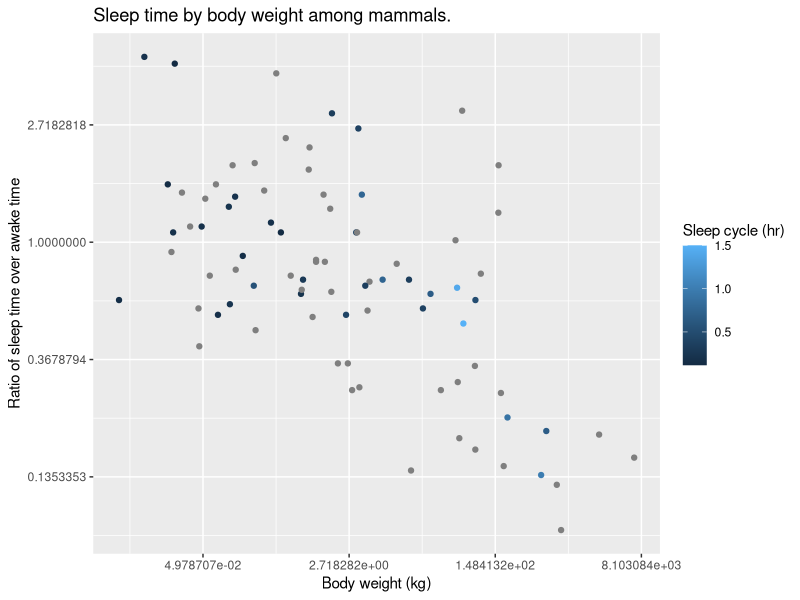
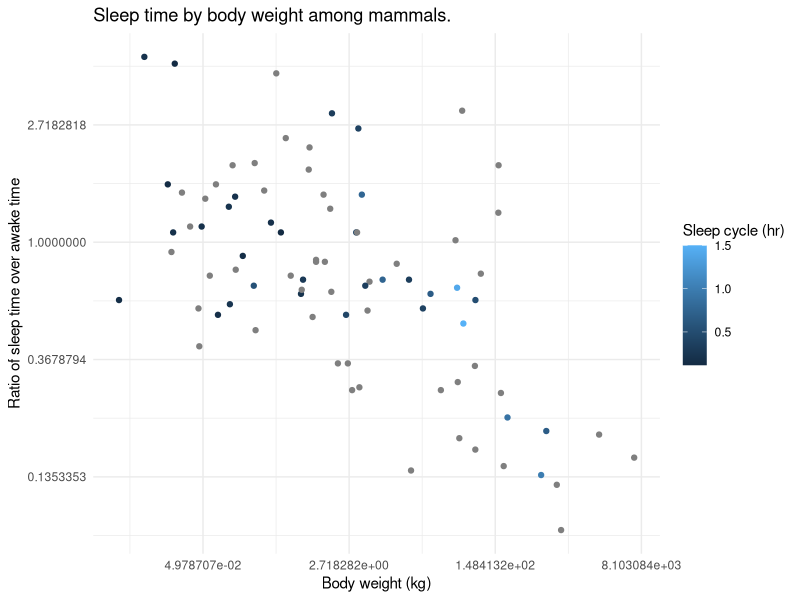
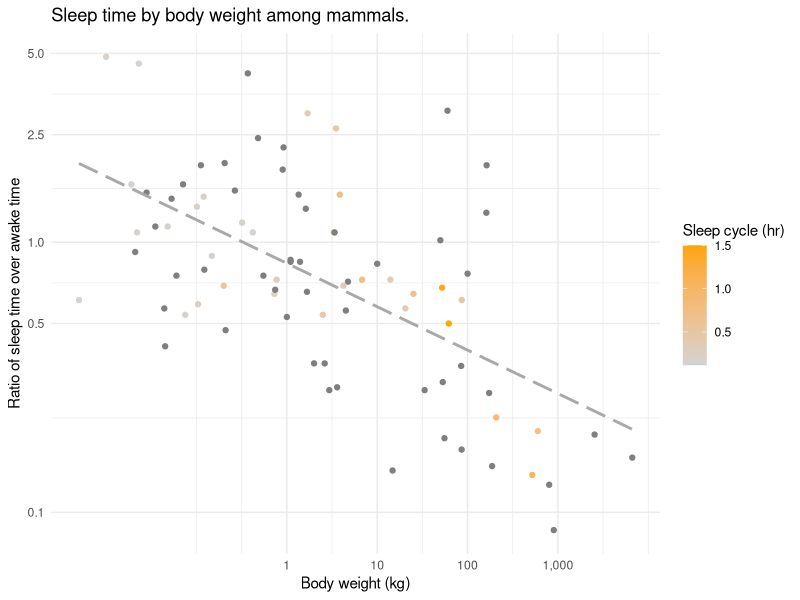
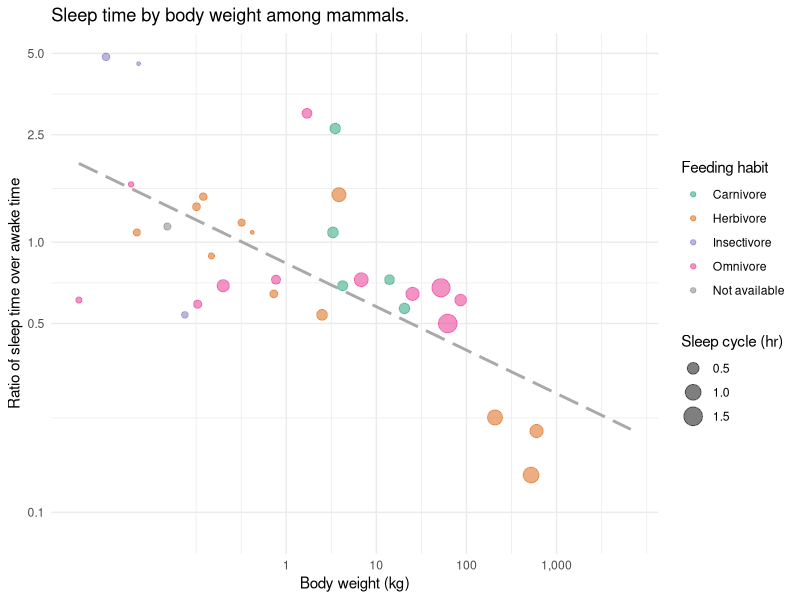
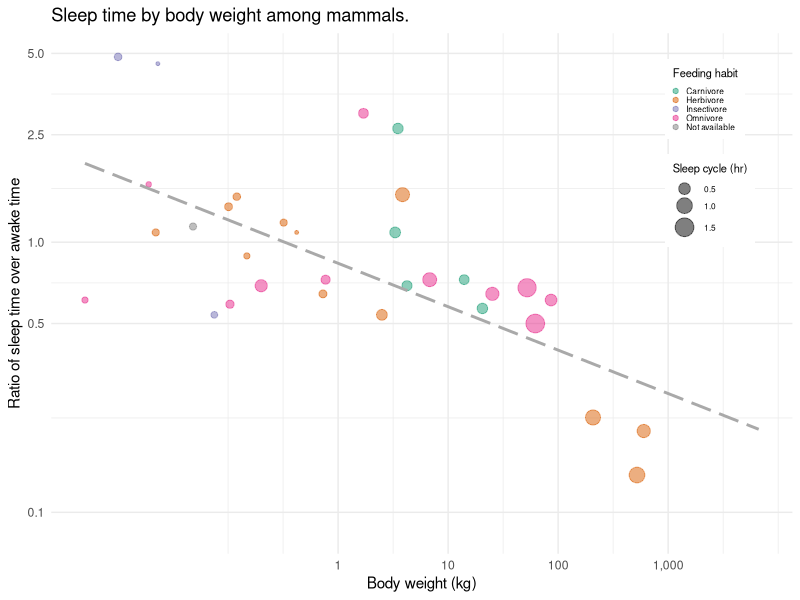
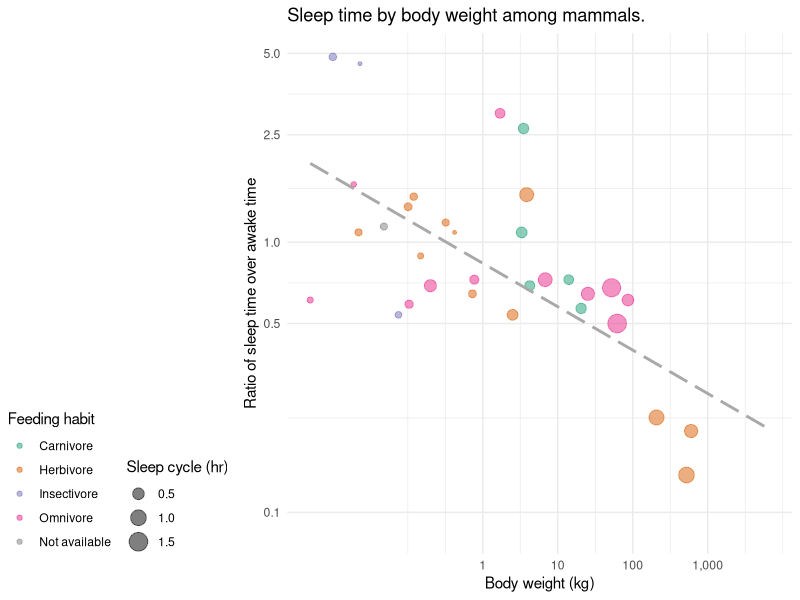
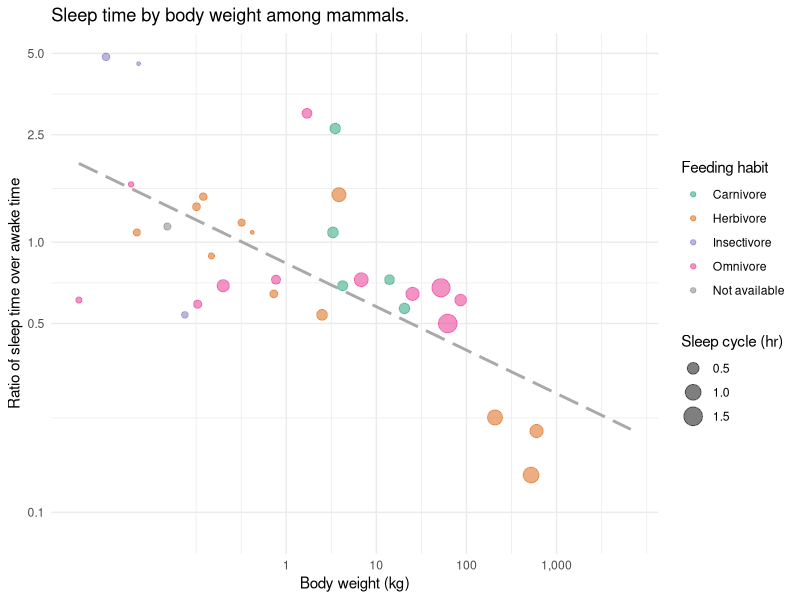
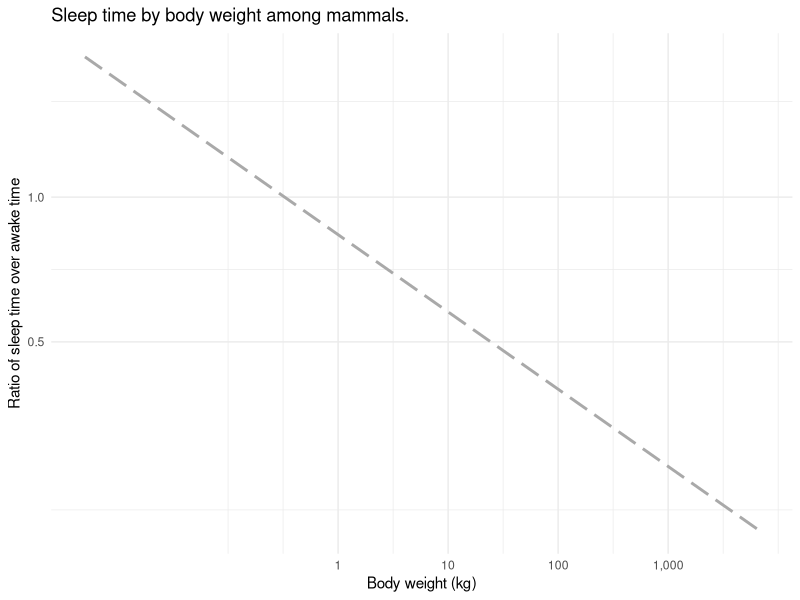

R code for these plots, in order:
## ---- chunk 1
knitr::opts_chunk$set(echo = TRUE)
library(tidyverse)
packages <- c("patchwork", "ggrepel", "ggtext")
# install missing packages
for (p in packages) {
  if (!require(p, character.only = TRUE)) {
    install.packages(p)
    library(p, character.only = TRUE)
  }
}
## ---- chunk 2
# start by getting the subset of data you wish to focus on
human <- starwars |>
  filter(species == "Human") |>
  select(name, skin_color, hair_color, gender)
# films and starships are nested columns and requires "unnest"ing
film_and_ships <- starwars |>
  select(name, films, starships) |>
  unnest(films, keep_empty = TRUE) |>
  unnest(starships, keep_empty = TRUE)
film_year <- data.frame(
  films = film_and_ships |> distinct(films),
  year = c(1980, 2005, 1983, 1977, 2015, 2002, 1999)
)
starwars_ex <- human |>
  left_join(film_and_ships, by = "name") |>
  left_join(film_year, by = "films") |>
  mutate(
    skin_color = fct_relevel(
      skin_color, c("pale", "light", "white", "fair", "tan", "dark"))
  )
glimpse(starwars_ex)
## ---- chunk 3

## ---- chunk 4

## ---- chunk 5

# save the resulting plot; adjust the dimensions as needed
# ggsave("starwars_ex.png") 
## ---- chunk 6
?msleep # metadata available on the help page (part of ggplot2 package)
glimpse(msleep) # see the data
## ---- chunk 7
# basic plot on slide 3
p_base <- ggplot(msleep, aes(bodywt, sleep_total / awake)) +
	geom_point(aes(colour = sleep_cycle)) +
	scale_x_continuous(trans = "log") +
	scale_y_continuous(trans = "log") +
	labs(
		title = "Sleep time by body weight among mammals.",
		colour = "Sleep cycle (hr)",
		y = "Ratio of sleep time over awake time",
		x = "Body weight (kg)"
	)
p_base
## ---- chunk 8
# practice (slide 11)
p_base +
  theme_minimal()
# add the remaining layers to the basic plot!
## ---- chunk 9
p_orange <- ggplot(msleep, aes(bodywt, sleep_total / awake)) +
  geom_point(aes(colour = sleep_cycle)) +
  labs(
    title = "Sleep time by body weight among mammals.",
    colour = "Sleep cycle (hr)",
    y = "Ratio of sleep time over awake time",
    x = "Body weight (kg)"
  ) +
  scale_x_continuous(
    trans = "log", 
    breaks = c(1, 10, 100, 1000),
    labels = scales::label_number(big.mark = ",")
  ) +
  scale_y_continuous(
    trans = "log",
    breaks = c(0.1, 0.5, 1, 2.5, 5)
  ) +
  geom_smooth(
    method = "lm", 
    formula = y ~ x,
    se = FALSE, 
    linetype = "longdash", 
    colour = "darkgrey"
  ) +
  scale_colour_gradient(low = "lightgrey", high = "orange") +
  theme_minimal()
p_orange
## ---- chunk 10
# practice (slide 14 & 15)

## ---- chunk 11
# practice (slide 17)
p_missing <- ggplot(
  msleep,
  aes(bodywt, sleep_total / awake, colour = vore)
  ) +
  scale_x_continuous(
    trans = "log", 
    breaks = c(1, 10, 100, 1000),
    labels = scales::label_number(big.mark = ",")
  ) +
  scale_y_continuous(
    trans = "log",
    breaks = c(0.1, 0.5, 1, 2.5, 5)
  ) +
  labs(
    title = "Sleep time by body weight among mammals.",
    size = "Sleep cycle (hr)",
    colour = "Feeding habit",
    y = "Ratio of sleep time over awake time",
    x = "Body weight (kg)"
  ) +
   geom_smooth(
    method = "lm", 
    formula = y ~ x,
    se = FALSE, 
    linetype = "longdash", 
    colour = "darkgrey"
  ) +
  scale_colour_brewer(
    palette = "Dark2", 
    labels = c("Carnivore", "Herbivore", "Insectivore", 
               "Omnivore", "Not available"),
    na.value = "grey50"
  ) +
  theme_minimal()
## ---- chunk 12
p_full <- ggplot(msleep, aes(bodywt, sleep_total / awake, colour = vore)) +
  geom_point(aes(size = sleep_cycle), alpha = 0.5) +
  scale_x_continuous(
    trans = "log", 
    breaks = c(1, 10, 100, 1000),
    labels = scales::label_number(big.mark = ",")
  ) +
  scale_y_continuous(
    trans = "log",
    breaks = c(0.1, 0.5, 1, 2.5, 5)
  ) +
  labs(
    title = "Sleep time by body weight among mammals.",
    size = "Sleep cycle (hr)",
    colour = "Feeding habit",
    y = "Ratio of sleep time over awake time",
    x = "Body weight (kg)"
  ) +
  geom_smooth(
    method = "lm", 
    formula = y ~ x,
    se = FALSE, 
    linetype = "longdash", 
    colour = "darkgrey"
  ) +
  scale_colour_brewer(
    palette = "Dark2", 
    labels = c("Carnivore", "Herbivore", "Insectivore", 
               "Omnivore", "Not available"),
    na.value = "grey50"
  ) +
  theme_minimal()
p_full
## ---- chunk 13
# slide 22
p_full +
  theme(
    legend.background = element_rect(fill = "white", colour = NA),
    legend.position = c(.95, .95),
    legend.justification = c(1, 1),
    legend.title = element_text(size = 8),
    legend.text = element_text(size = 6),
    legend.key.size = unit(3, "pt")
  )
## ---- chunk 14
# slide 23
p_full +
  theme(
    legend.position = "left",
    legend.box = "horizontal",
    legend.box.just = "bottom",
    legend.margin = margin(),
    legend.justification = c(0, 0)
  )
## ---- chunk 15
# practice ! (slide 24)
p_full +
  theme(
    # complete the code
  )
## ---- chunk 16
# you must complete the code for slide 17 first!
p_missing +
  scale_colour_brewer(
    palette = "Dark2", 
    labels = c("Carnivore", "Herbivore", "Insectivore", 
               "Omnivore", "Not available"),
    na.value = "grey50",
    guide = guide_legend(
      order = 2,
      title.position = "top",
      title.hjust = 0,
      nrow = 3,
      byrow = TRUE,
      override.aes = list(size = 3)
    )
  ) +
  scale_size_continuous(
    # practice! see slide 26
  ) +
  theme(
    legend.position = "top",
    legend.box = "horizontal",
    legend.box.just = "top",
    legend.justification = c(1, 0),
    legend.margin = margin()
  )
## ---- chunk 17
# you must complete the code for slide 17 first!
p_labelled <- p_missing +
  scale_colour_brewer(
    palette = "Dark2", 
    labels = paste0(
      "<span style='color:",
      c(RColorBrewer::brewer.pal(4, "Dark2"), "#7f7f7f"), ";'>",
      c("Carnivore", "Herbivore", "Insectivore", "Omnivore", "Not available"),
      "</span>" # you can use HTML in markdown
    ),
    na.value = "grey50",
    guide = guide_legend(
      order = 2,
      title.position = "top",
      title.hjust = 0,
      byrow = TRUE,
      override.aes = list(size = 3)
    )
  ) +
  scale_size_continuous(
    breaks = c(0.5, 1, 1.5, 0.5),
    labels = c("0.5", "1", "1.5", "Not available"),
    guide = guide_legend(
      order = 1,
      title.position = "top",
      title.hjust = 0,
      label.position = "right",
      override.aes = list(shape = c(19, 19, 19, 1))
    )
  ) +
  theme(
    title = element_text(size = 24),
    legend.position = "left",
    legend.box = "vertical",
    legend.box.just = "left",
    legend.justification = c(0, 1),
    legend.margin = margin(),
    axis.title = element_text(hjust = 0, size = 16),
    axis.text = element_text(size = 12),
    legend.title = element_text(size = 12),
    # practice! slide 36
    legend.text = element_markdown() # element_markdown() available from ggtext
  )
p_labelled
## ---- chunk 18
ggplot(
  msleep,
  aes(bodywt, sleep_total / awake, colour = vore)
  ) +
  geom_smooth(
    method = "lm", 
    formula = y ~ x,
    se = FALSE, 
    linetype = "longdash", 
    colour = "darkgrey"
  ) +
  geom_point(aes(size = sleep_cycle), alpha = 0.5,
             data = filter(msleep, !is.na(sleep_cycle))) +
  geom_point(size = 3, shape = 1, alpha = 0.5, show.legend = FALSE,
             data = filter(msleep, is.na(sleep_cycle))) +
  scale_x_continuous(
    trans = "log", 
    breaks = c(1, 10, 100, 1000),
    labels = scales::label_number(big.mark = ",")
  ) +
  scale_y_continuous(
    trans = "log",
    breaks = c(0.1, 0.5, 1, 2.5, 5)
  ) +
  theme_minimal() +
  scale_colour_brewer(
    palette = "Dark2", 
    labels = paste0(
      "<span style='color:",
      c(RColorBrewer::brewer.pal(4, "Dark2"), "#7f7f7f"), ";'>",
      c("Carnivore", "Herbivore", "Insectivore", "Omnivore", "Not available"),
      "</span>"
    ),
    na.value = "grey50",
    guide = guide_legend(
      order = 2,
      title.position = "top",
      title.hjust = 0,
      byrow = TRUE,
      override.aes = list(size = 2)
    )
  ) +
  scale_size_continuous(
    breaks = c(0.5, 1, 1.5, 0.5),
    labels = c("0.5", "1", "1.5", "Not available"),
    guide = guide_legend(
      order = 1,
      title.position = "top",
      title.hjust = 0,
      label.position = "right",
      override.aes = list(shape = c(19, 19, 19, 1))
    )
  ) +
  theme(
    legend.text = element_markdown(size = 8),
    legend.title = element_text(size = 10),
    legend.position = "left",
    legend.box = "vertical",
    legend.box.just = "left",
    legend.justification = c(0, 1),
    legend.margin = margin(),
    legend.key.height = unit(0, "pt"),
    axis.title = element_text(hjust = 0, size = 10),
    title = element_text(size = 12),
    plot.caption = element_text(size = 8, colour = "grey50")
  ) +
  labs(
    title = "Larger mammals, specially herbivores,\ntend to sleep less, but have longer sleep cycles.",
    x = "Body weight (kg)",
    y = "Ratio of sleep time over awake time",
    size = "Sleep cycle (hr)^1",
    colour = "Feeding habit",
    caption = expression(""^1~"Sleep cycle is the period between REM seep and non-REM sleep.")
  ) +
  ## from ggrepel library
  geom_label_repel(
		label = c(
			"An average horse sleeps\nonly 2.7 hours a day!",
			"Humans sleep 8 hours a day and\nhave a sleep cycle of 1.5 hours on average.\nHope you all have 8 hours of daily sleep.", 
			"You are more likely to find\na little brown bat in their sleep\nas they sleep 19.9 hours a day."
		),
		size = 2,
		data = filter(msleep, name %in% c("Horse", "Human", "Little brown bat")),
		nudge_x = c(-1.5, -2, 1),
		nudge_y = c(-.2, -1, -.5),
		show.legend = FALSE
	)

## ---- chunk 19
# you can define a common theme to be used multiple times
theme_full <- theme_minimal() +
  theme(
    legend.text = element_markdown(size = 8),
    legend.title = element_text(size = 10),
    legend.position = "top",
    legend.box = "vertical",
    legend.box.just = "left",
    legend.justification = c(0, 1),
    legend.margin = margin(),
    legend.key.height = unit(0, "pt"),
    axis.title = element_text(hjust = 0, size = 10),
    title = element_text(size = 12),
    plot.caption = element_text(size = 8, colour = "grey50")
  )
# creating multipe plots to put together
full <- ggplot(mapping = aes(bodywt, sleep_total / awake)) +
  geom_smooth(
    method = "lm", se = FALSE, linetype = "longdash", colour = "darkgrey",
    data = msleep
  ) +
  geom_point(aes(size = sleep_cycle), alpha = 0.5,
             data = filter(msleep, !is.na(sleep_cycle))) +
  geom_point(size = 3, shape = 1, alpha = 0.5, show.legend = FALSE,
             data = filter(msleep, is.na(sleep_cycle))) +
  scale_x_continuous(
    trans = "log", 
    breaks = c(1, 10, 100, 1000),
    labels = scales::label_number(big.mark = ",")
  ) +
  scale_y_continuous(
    trans = "log",
    breaks = c(0.1, 0.5, 1, 2.5, 5)
  ) +
  scale_size_continuous(
    breaks = c(0.5, 1, 1.5, 0.5),
    labels = c("0.5", "1", "1.5", "Not available"),
    guide = guide_legend(
      order = 1,
      title.position = "top",
      title.hjust = 0,
      label.position = "right",
      override.aes = list(shape = c(19, 19, 19, 1))
    )
  ) +
  labs(
    title = "Larger mammals, specially herbivores, tend to sleep less, but have longer sleep cycles.",
    x = "Body weight (kg)",
    y = "Ratio of sleep time over awake time",
    size = "Sleep cycle (hr)^1",
    colour = "Feeding habit",
    caption = expression(""^1~"Sleep cycle is the period between REM seep and non-REM sleep.")
  ) +
  theme_full
pcarni <- ggplot(mapping = aes(bodywt, sleep_total / awake)) +
  geom_point(aes(size = sleep_cycle), alpha = 0.5, show.legend = FALSE,
             data = filter(msleep, !is.na(sleep_cycle), vore == "carni")) +
  geom_point(size = 3, shape = 1, alpha = 0.5, show.legend = FALSE,
             data = filter(msleep, is.na(sleep_cycle), vore == "carni")) +
  scale_x_continuous(
    trans = "log", 
    breaks = c(1, 10, 100, 1000),
    labels = scales::label_number(big.mark = ",")
  ) +
  scale_y_continuous(
    trans = "log",
    breaks = c(0.1, 0.5, 1, 2.5, 5)
  ) +
  scale_size_continuous(
    breaks = c(0.5, 1, 1.5, 0.5),
    labels = c("0.5", "1", "1.5", "Not available"),
    guide = guide_legend(
      order = 1,
      title.position = "top",
      override.aes = list(shape = c(19, 19, 19, 1))
    )
  ) +
  theme_full +
  labs(subtitle = "Carnivores", x = "", y = "")
pomni <- ggplot(mapping = aes(bodywt, sleep_total / awake)) +
  geom_point(aes(size = sleep_cycle), alpha = 0.5, show.legend = FALSE,
             data = filter(msleep, !is.na(sleep_cycle), vore == "omni")) +
  geom_point(size = 3, shape = 1, alpha = 0.5, show.legend = FALSE,
             data = filter(msleep, is.na(sleep_cycle), vore == "omni")) +
  scale_x_continuous(
    trans = "log", 
    breaks = c(1, 10, 100, 1000),
    labels = scales::label_number(big.mark = ",")
  ) +
  scale_y_continuous(
    trans = "log",
    breaks = c(0.1, 0.5, 1, 2.5, 5)
  ) +
  scale_size_continuous(
    breaks = c(0.5, 1, 1.5, 0.5),
    labels = c("0.5", "1", "1.5", "Not available"),
    guide = guide_legend(
      order = 1,
      title.position = "top",
      title.hjust = 0,
      label.position = "right",
      override.aes = list(shape = c(19, 19, 19, 1))
    )
  ) +
  theme_full +
  labs(subtitle = "Omnivores", x = "", y = "")
pinsecti <- ggplot(mapping = aes(bodywt, sleep_total / awake)) +
  geom_point(aes(size = sleep_cycle), alpha = 0.5, show.legend = FALSE,
             data = filter(msleep, !is.na(sleep_cycle), vore == "insecti")) +
  geom_point(size = 3, shape = 1, alpha = 0.5, show.legend = FALSE,
             data = filter(msleep, is.na(sleep_cycle), vore == "insecti")) +
  scale_x_continuous(
    trans = "log", 
    breaks = c(1, 10, 100, 1000),
    labels = scales::label_number(big.mark = ",")
  ) +
  scale_y_continuous(
    trans = "log",
    breaks = c(0.1, 0.5, 1, 2.5, 5)
  ) +
  scale_size_continuous(
    breaks = c(0.5, 1, 1.5, 0.5),
    labels = c("0.5", "1", "1.5", "Not available"),
    guide = guide_legend(
      order = 1,
      title.position = "top",
      title.hjust = 0,
      label.position = "right",
      override.aes = list(shape = c(19, 19, 19, 1))
    )
  ) +
  theme_full +
  labs(subtitle = "Insectivores", x = "", y = "")
pherbi <- ggplot(mapping = aes(bodywt, sleep_total / awake)) +
  geom_point(aes(size = sleep_cycle), alpha = 0.5, show.legend = FALSE,
             data = filter(msleep, !is.na(sleep_cycle), vore == "herbi")) +
  geom_point(size = 3, shape = 1, alpha = 0.5, show.legend = FALSE,
             data = filter(msleep, is.na(sleep_cycle), vore == "herbi")) +
  scale_x_continuous(
    trans = "log", 
    breaks = c(1, 10, 100, 1000),
    labels = scales::label_number(big.mark = ",")
  ) +
  scale_y_continuous(
    trans = "log",
    breaks = c(0.1, 0.5, 1, 2.5, 5)
  ) +
  scale_size_continuous(
    breaks = c(0.5, 1, 1.5, 0.5),
    labels = c("0.5", "1", "1.5", "Not available"),
    guide = guide_legend(
      order = 1,
      title.position = "top",
      title.hjust = 0,
      label.position = "right",
      override.aes = list(shape = c(19, 19, 19, 1))
    )
  ) +
  theme_full +
  labs(subtitle = "Herbivores", x = "", y = "")

# patchwork library allows arranging multiple plots
patched <- full + 
  (pcarni + pomni + pinsecti + pherbi + plot_layout(nrow = 1)) +
  plot_layout(ncol = 1)

patched
